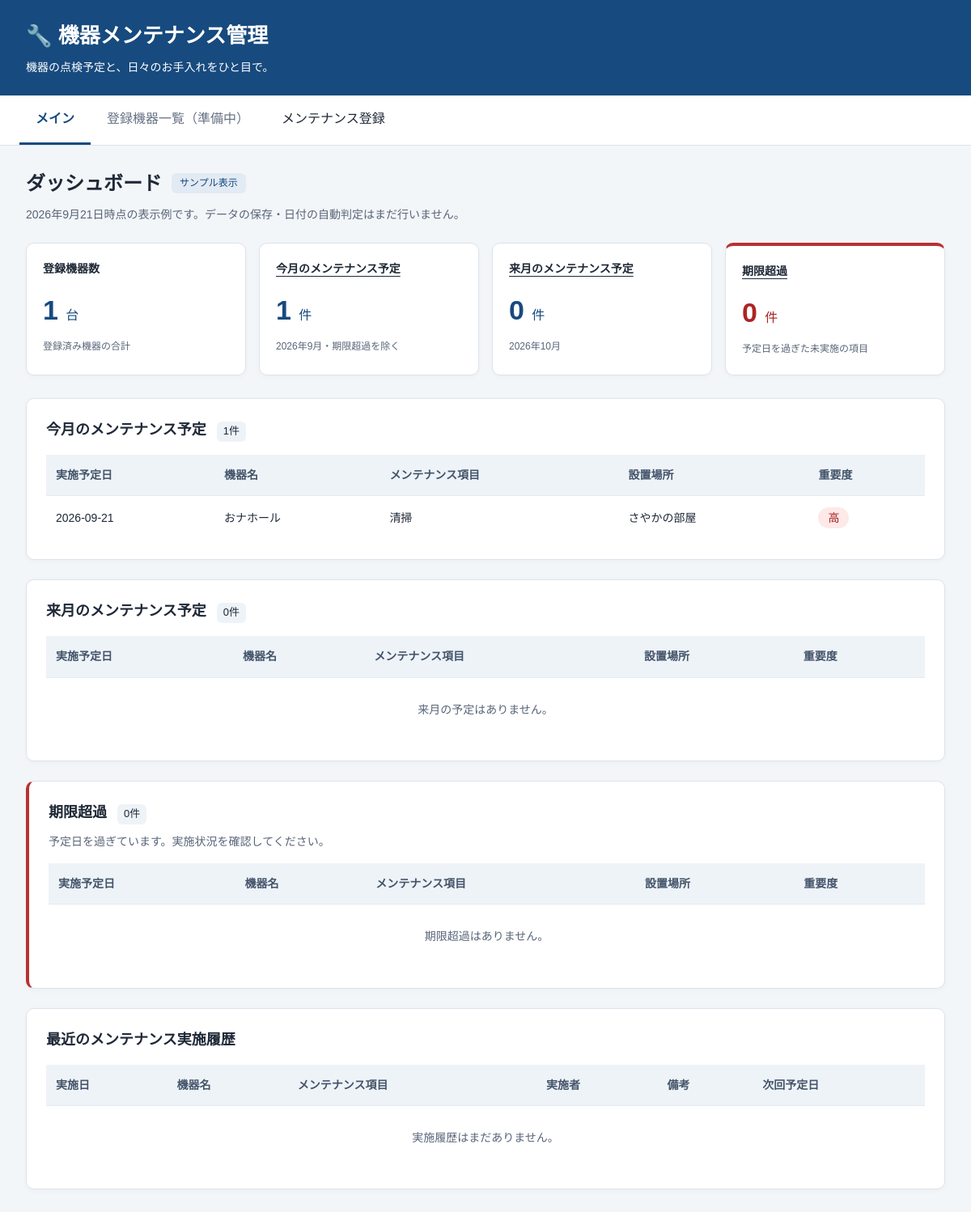
Before: / with the older database file.
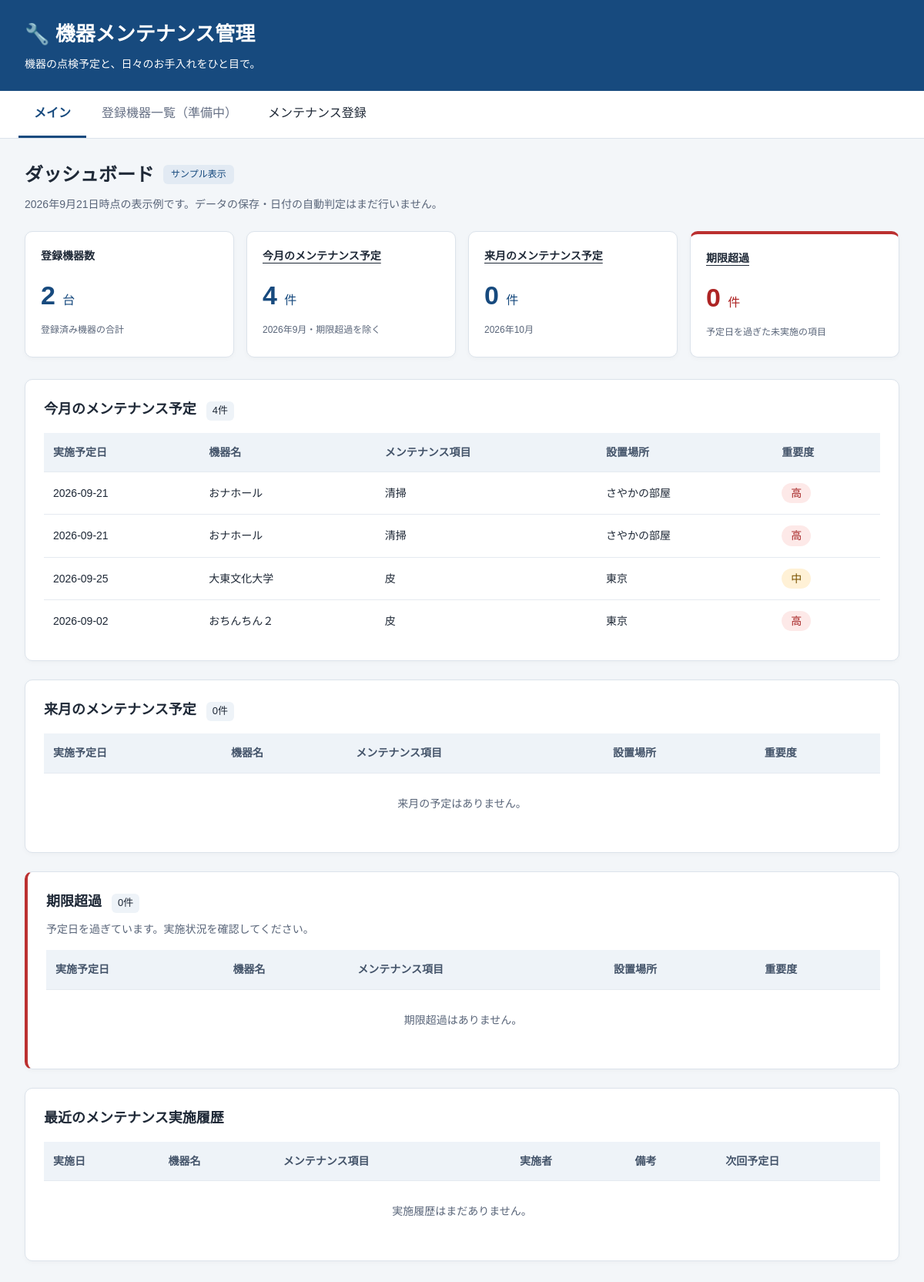
After: the same page with the newer database file.
### tables this page shows
CREATE TABLE maintenance (
        id INTEGER PRIMARY KEY AUTOINCREMENT,
        date TEXT,
        device TEXT,
        task TEXT,
        location TEXT,
        priority TEXT
    );

### main.py (the view)
@app.get("/")
def home(request: Request):
    connection = sqlite3.connect(DB_PATH)
    cursor = connection.cursor()
    cursor.execute("""
        SELECT
            id,
            date,
            device,
            task,
            location,
            priority
        FROM maintenance
    """)
    rows = cursor.fetchall()
    maintenance_list = []
    for row in rows:
        maintenance_list.append({
            "id": row[0],
            "date": row[1],
            "device": row[2],
            "task": row[3],
            "location": row[4],
            "priority": row[5]
        })
    cursor.execute("""
        SELECT COUNT(*) FROM devices
    """)
    device_count = cursor.fetchone()[0]
    connection.close()
    return templates.TemplateResponse(
        request=request,
        name="index.html",
        context={
            "device_count": device_count,
            "maintenance_list": maintenance_list
        }
    )

### templates/index.html (shortened to what this page needs)
<!DOCTYPE html>
<html lang="ja">
<head>
    <link rel="stylesheet" href="/static/style.css">
</head>
<body>
    <header class="site-header">
        <h1>🔧 機器メンテナンス管理</h1>
        <p>機器の点検予定と、日々のお手入れをひと目で。</p>
    </header>
    <nav aria-label="メインナビゲーション">
        <a href="#dashboard" aria-current="page">メイン</a>
        <button type="button" disabled>登録機器一覧（準備中）</button>
        <a href="/maintenance/new">メンテナンス登録</a>
    </nav>
    <main id="dashboard">
        <div class="page-heading">
            <h2>ダッシュボード</h2>
            <span class="demo-label">サンプル表示</span>
        </div>
        <p class="sample-note">2026年9月21日時点の表示例です。データの保存・日付の自動判定はまだ行いません。</p>
        <section class="summary" aria-label="登録機器とメンテナンスの集計">
            <div class="card">
                <h3>登録機器数</h3>
                <p>{{ device_count }} <span>台</span></p>
                <small>登録済み機器の合計</small>
            </div>
            <div class="card">
                <h3><a href="#this-month">今月のメンテナンス予定</a></h3>
                <p>{{ maintenance_list|length }} <span>件</span></p>
                <small>2026年9月・期限超過を除く</small>
            </div>
            <div class="card">
                <h3><a href="#next-month">来月のメンテナンス予定</a></h3>
                <p>{{ next_month_list|length }} <span>件</span></p>
                <small>2026年10月</small>
            </div>
            <div class="card warning">
                <h3><a href="#overdue">期限超過</a></h3>
                <p>{{ overdue_list|length }} <span>件</span></p>
                <small>予定日を過ぎた未実施の項目</small>
            </div>
        </section>
        <section class="panel" id="this-month" aria-labelledby="this-month-title">
            <h2 id="this-month-title">今月のメンテナンス予定 <span class="count">{{ maintenance_list|length }}件</span></h2>
            <div class="table-scroll" role="region" aria-label="今月の予定表" tabindex="0">
                <table>
                    <thead>
                        <tr><th scope="col">実施予定日</th><th scope="col">機器名</th><th scope="col">メンテナンス項目</th><th scope="col">設置場所</th><th scope="col">重要度</th></tr>
                    </thead>
                    <tbody>
                        {% for item in maintenance_list %}
                        <tr>
                            <td>{{ item.date }}</td><td>{{ item.device }}</td><td>{{ item.task }}</td><td>{{ item.location }}</td>
                            <td><span class="priority" data-level="{{ item.priority }}">{{ item.priority }}</span></td>
                        </tr>
                        {% else %}
                        <tr><td colspan="5" class="empty-state">今月の予定はありません。</td></tr>
                        {% endfor %}
                    </tbody>
                </table>
            </div>
        </section>
        <section class="panel" id="next-month" aria-labelledby="next-month-title">
            <h2 id="next-month-title">来月のメンテナンス予定 <span class="count">{{ next_month_list|length }}件</span></h2>
            <div class="table-scroll" role="region" aria-label="来月の予定表" tabindex="0">
                <table>
                    <thead>
                        <tr><th scope="col">実施予定日</th><th scope="col">機器名</th><th scope="col">メンテナンス項目</th><th scope="col">設置場所</th><th scope="col">重要度</th></tr>
                    </thead>
                    <tbody>
                        {% for item in next_month_list %}
                        <tr>
                            <td>{{ item.date }}</td><td>{{ item.device }}</td><td>{{ item.task }}</td><td>{{ item.location }}</td>
                            <td><span class="priority" data-level="{{ item.priority }}">{{ item.priority }}</span></td>
                        </tr>
                        {% else %}
                        <tr><td colspan="5" class="empty-state">来月の予定はありません。</td></tr>
                        {% endfor %}
                    </tbody>
                </table>
            </div>
        </section>
        <section class="panel overdue-panel" id="overdue" aria-labelledby="overdue-title">
            <h2 id="overdue-title">期限超過 <span class="count">{{ overdue_list|length }}件</span></h2>
            <p class="section-note">予定日を過ぎています。実施状況を確認してください。</p>
            <div class="table-scroll" role="region" aria-label="期限超過の予定表" tabindex="0">
                <table>
                    <thead>
                        <tr><th scope="col">実施予定日</th><th scope="col">機器名</th><th scope="col">メンテナンス項目</th><th scope="col">設置場所</th><th scope="col">重要度</th></tr>
                    </thead>
                    <tbody>
                        {% for item in overdue_list %}
                        <tr>
                            <td class="overdue-date">{{ item.date }}</td><td>{{ item.device }}</td><td>{{ item.task }}</td><td>{{ item.location }}</td>
                            <td><span class="priority" data-level="{{ item.priority }}">{{ item.priority }}</span></td>
                        </tr>
                        {% else %}
                        <tr><td colspan="5" class="empty-state">期限超過はありません。</td></tr>
                        {% endfor %}
                    </tbody>
                </table>
            </div>
        </section>
        <section class="panel" aria-labelledby="history-title">
            <h2 id="history-title">最近のメンテナンス実施履歴</h2>
            <div class="table-scroll" role="region" aria-label="最近の実施履歴表" tabindex="0">
                <table>
                    <thead>
                        <tr><th scope="col">実施日</th><th scope="col">機器名</th><th scope="col">メンテナンス項目</th><th scope="col">実施者</th><th scope="col">備考</th><th scope="col">次回予定日</th></tr>
                    </thead>
                    <tbody>
                        {% for item in recent_history %}
                        <tr>
                            <td>{{ item.date }}</td><td>{{ item.device }}</td><td>{{ item.task }}</td><td>{{ item.performed_by }}</td><td>{{ item.note }}</td><td>{{ item.next_due_date }}</td>
                        </tr>
                        {% else %}
                        <tr><td colspan="6" class="empty-state">実施履歴はまだありません。</td></tr>
                        {% endfor %}
                    </tbody>
                </table>
            </div>
        </section>
    </main>
</body>
</html>

### static/style.css (style rules this page uses)
* { box-sizing: border-box; }
body { margin: 0; font-family: "Yu Gothic", "Meiryo", sans-serif; background: #f3f6f9; color: #1f2937; line-height: 1.6; }
a { color: inherit; }
button { font: inherit; }
.site-header { padding: 24px 32px; background: #174a7e; color: white; }
.site-header h1 { margin: 0; font-size: 26px; }
.site-header p { margin: 6px 0 0; font-size: 14px; }
nav { display: flex; flex-wrap: wrap; padding: 0 24px; background: white; border-bottom: 1px solid #dce3eb; }
nav a, nav button { padding: 16px 20px; border: 0; border-bottom: 3px solid transparent; background: white; text-decoration: none; }
nav a[aria-current="page"] { color: #174a7e; border-bottom-color: #174a7e; font-weight: bold; }
nav button:disabled { color: #667085; cursor: not-allowed; }
main { max-width: 1280px; margin: 0 auto; padding: 28px 32px 48px; }
.page-heading { display: flex; align-items: center; flex-wrap: wrap; gap: 12px; }
.page-heading h2 { margin: 0; font-size: 24px; }
.demo-label { padding: 3px 10px; border-radius: 6px; background: #e2eaf3; color: #174a7e; font-size: 12px; }
.sample-note, .section-note { color: #596579; font-size: 14px; }
.sample-note { margin: 8px 0 24px; }
.summary { display: grid; grid-template-columns: repeat(4, minmax(0, 1fr)); gap: 16px; margin-bottom: 28px; }
.card, .panel { background: white; border: 1px solid #dce3eb; border-radius: 10px; box-shadow: 0 2px 6px rgba(0, 0, 0, 0.03); }
.card { padding: 20px; }
.card h3 { margin: 0; font-size: 14px; }
.card h3 a { text-decoration-thickness: 1px; text-underline-offset: 4px; }
.card p { margin: 12px 0 4px; color: #174a7e; font-size: 34px; font-weight: bold; }
.card p span { font-size: 16px; font-weight: normal; }
.card small { color: #596579; font-size: 12px; }
.warning { border-top: 4px solid #bb3030; }
.warning p, .overdue-date { color: #ad2424; }
.panel { padding: 24px; margin-bottom: 24px; scroll-margin-top: 16px; }
.panel h2 { margin: 0 0 16px; font-size: 18px; }
.count { display: inline-block; margin-left: 8px; padding: 2px 8px; border-radius: 6px; background: #eef3f8; font-size: 13px; font-weight: normal; }
.overdue-panel { border-left: 4px solid #bb3030; }
.section-note { margin: -6px 0 16px; }
.table-scroll { overflow-x: auto; }
table { width: 100%; min-width: 640px; border-collapse: collapse; font-size: 14px; }
th, td { padding: 14px 12px; text-align: left; border-bottom: 1px solid #e5eaf0; }
th { background: #eef3f8; color: #44546a; white-space: nowrap; }
td:first-child { white-space: nowrap; }
tbody tr:last-child td { border-bottom: 0; }
.priority { display: inline-block; padding: 2px 12px; border-radius: 20px; background: #edf1f5; white-space: nowrap; }
.priority[data-level="高"] { background: #fde9e8; color: #a62424; }
.priority[data-level="中"] { background: #fff1d6; color: #795100; }
.empty-state { text-align: center; color: #596579; padding: 28px; }

Changed rows visible on the page:
added maintenance: date "2026-09-21", device "おナホール", task "清掃", location "さやかの部屋", priority "高"
added maintenance: date "2026-09-25", device "大東文化大学", task "皮", location "東京", priority "中"
added maintenance: date "2026-09-02", device "おちんちん２", task "皮", location "東京", priority "高"
Other visible differences:
{{ device_count }}: "1" → "2"
{{ maintenance_list|length }}: "1" → "4"
